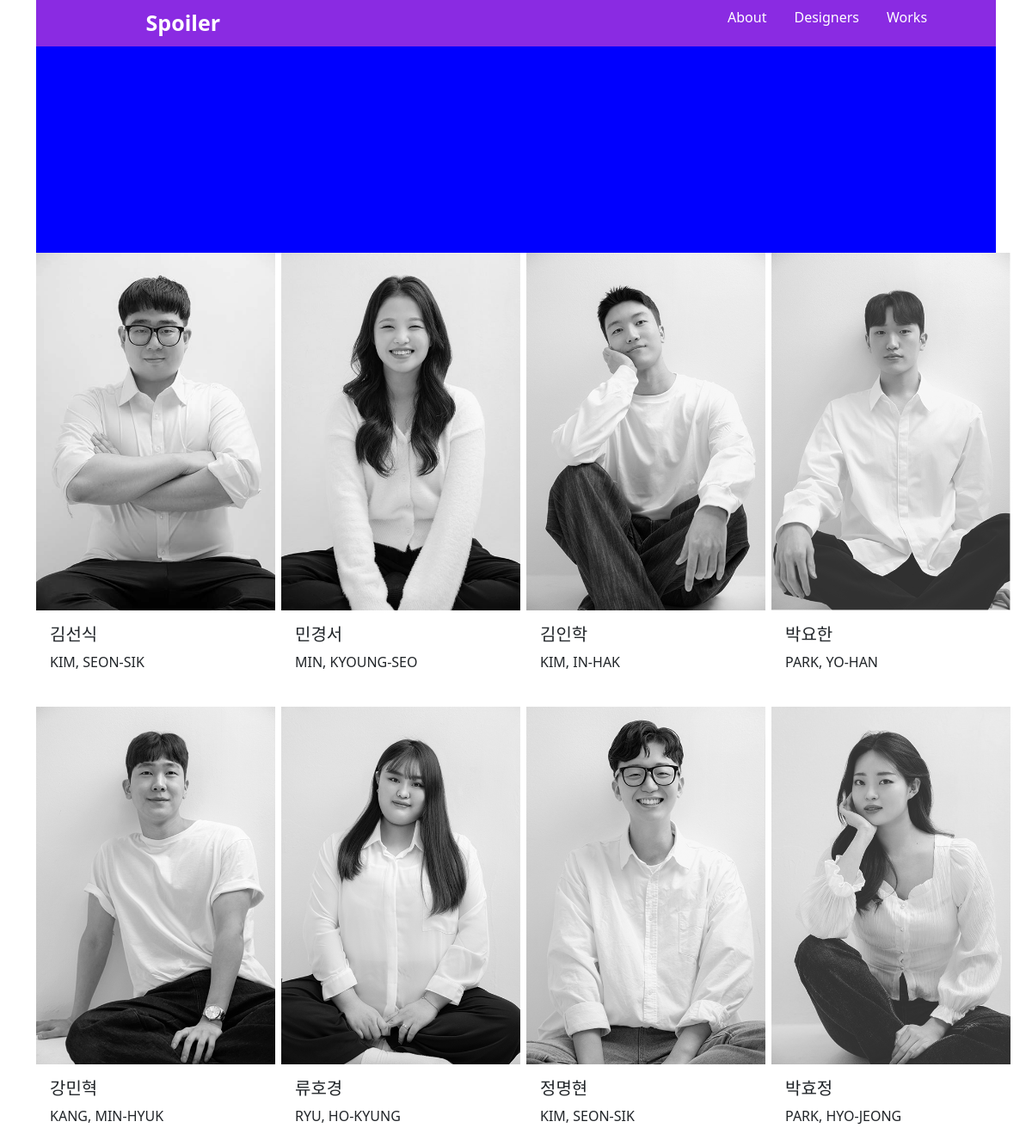
The page /allprofile on the database its author committed.
### mainpage/models.py (models this page shows)
class Profile(models.Model):
    name = models.CharField(max_length=10)
    pimage = models.CharField(max_length=20,blank=True, null=True)
    eng_name = models.CharField(max_length=10)
    introduce = models.TextField(max_length=100,blank=True, null=True)
    email = models.CharField(max_length=20)
    wpage = models.CharField(max_length=100,blank=True, null=True)
    project = models.ForeignKey(Work, on_delete = models.CASCADE,blank=True, null=True)

### mainpage/views.py (the view)
# urls.py: path('allprofile', views.allprofile, name = 'allprofile'),
def allprofile(request):
    data_insert()
    allfile = Profile.objects.all()
    return render (request, 'allprofile.html', {'allfile':allfile})

### mainpage/templates/allprofile.html (shortened to what this page needs)
{% extends 'nav.html' %}
{% block content %}
{% load static %}
<div class="row row-cols-1 row-cols-md-4 g-4">
    {% for a in allfile %}
        <div class="col">
            <div class="card h-100" style="border:0; outline:0;">
                <div style="text-align: center;">
                    <a><img src = "{% static a.pimage %}" width="278" height="416"></a>
                </div>
                <div class="card-body" >
                    <h5 class="card-title">{{a.name}}</h5>
                    <p class="card-text">{{a.eng_name}}</p>
                </div>
            </div>
        </div>
    {% endfor %}
</div>
{% endblock %}

### mainpage/templates/nav.html (shortened to what this page needs)
<!DOCTYPE html>
<html lang="en">
<head>
  <link href="https://cdn.jsdelivr.net/npm/bootstrap@5.1.3/dist/css/bootstrap.min.css" rel="stylesheet">
</head>
<body>
  <div class="container">
    <ul class="nav nav-pills" style="background-color: blueviolet;">
      <li style="width: 10%;"></li>
      <li class="nav-item">
        <a class="nav-link" href="{%url 'home' %}" style="color: white; font-weight: 600; font-size: 25px; ">Spoiler</a>
      </li>
      <li style="width: 50%;"></li>
      <li class="nav-item">
        <a class="nav-link" href="{%url 'about' %}" style="color: white; font-weight: 400;">About</a>
      </li>
      <li class="nav-item">
        <a class="nav-link" href="{%url 'allprofile' %}" style="color: white; font-weight: 400;">Designers</a>
      </li>
      <li class="nav-item dropdown">
        <a class="nav-link" data-bs-toggle="dropdown" href="#" role="button" aria-expanded="false" style="color: white; font-weight: 400;">Works</a>
      </li>
    </ul>
    <table width="100%" style="text-align:center; border:none">
      <tr>
          <td colspan="2" style="background-color:blue" height="240"></td>
      </tr>
    </table>
    {% block content %}
    {% endblock %}
  </div>
</body>
</html>

### mainpage/templates/allprofile.html (style rules this page uses)
a img { -webkit-filter: grayscale(100%); filter: gray; }

### rows shown on the page
Profile: pimage (picture), name "김선식", eng_name "KIM, SEON-SIK"
Profile: pimage (picture), name "민경서", eng_name "MIN, KYOUNG-SEO"
Profile: pimage (picture), name "김인학", eng_name "KIM, IN-HAK"
Profile: pimage (picture), name "박요한", eng_name "PARK, YO-HAN"
Profile: pimage (picture), name "강민혁", eng_name "KANG, MIN-HYUK"
Profile: pimage (picture), name "류호경", eng_name "RYU, HO-KYUNG"
Profile: pimage (picture), name "정명현", eng_name "KIM, SEON-SIK"
Profile: pimage (picture), name "박효정", eng_name "PARK, HYO-JEONG"
